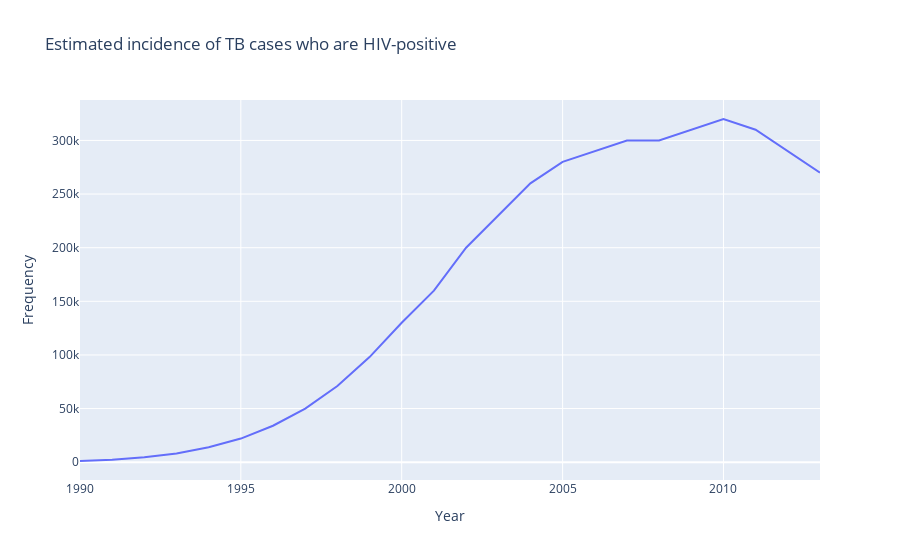

Notebook code cell kept with this figure:
### Markdown cell above
## Explore Kolom `tb_hiv_positive`

### Code cell
sample_country = df.loc[(df.country == 'South Africa')]
fig = px.line(sample_country, x='year', y='tb_hiv_positive',
             labels={
                 'year':'Year',
                 'tb_hiv_positive':'Frequency'
             },
             title='Estimated incidence of TB cases who are HIV-positive')
fig.show()

### Figure 1 — Plotly figure (JSON) as saved in the notebook; plotly's stock layout.template omitted (floating-point values rounded to 4 significant figures)
{"data": [{"hovertemplate": "Year=%{x}<br>Frequency=%{y}<extra></extra>", "legendgroup": "", "line": {"color": "#636efa", "dash": "solid"}, "marker": {"symbol": "circle"}, "mode": "lines", "name": "", "orientation": "v", "showlegend": false, "type": "scatter", "x": ["1990-01-01T00:00:00", "1991-01-01T00:00:00", "1992-01-01T00:00:00", "1993-01-01T00:00:00", "1994-01-01T00:00:00", "1995-01-01T00:00:00", "1996-01-01T00:00:00", "1997-01-01T00:00:00", "1998-01-01T00:00:00", "1999-01-01T00:00:00", "2000-01-01T00:00:00", "2001-01-01T00:00:00", "2002-01-01T00:00:00", "2003-01-01T00:00:00", "2004-01-01T00:00:00", "2005-01-01T00:00:00", "2006-01-01T00:00:00", "2007-01-01T00:00:00", "2008-01-01T00:00:00", "2009-01-01T00:00:00", "2010-01-01T00:00:00", "2011-01-01T00:00:00", "2012-01-01T00:00:00", "2013-01-01T00:00:00"], "xaxis": "x", "y": [1100, 2300, 4600, 8200, 14000, 22000, 34000, 50000, 71000, 98000, 130000, 160000, 200000, 230000, 260000, 280000, 290000, 300000, 300000, 310000, 320000, 310000, 290000, 270000], "yaxis": "y"}], "layout": {"autosize": true, "legend": {"tracegroupgap": 0}, "title": {"text": "Estimated incidence of TB cases who are HIV-positive"}, "xaxis": {"anchor": "y", "autorange": true, "domain": [0, 1], "range": ["1990-01-01", "2013-01-01"], "title": {"text": "Year"}, "type": "date"}, "yaxis": {"anchor": "x", "autorange": true, "domain": [0, 1], "range": [-16620.0, 337700.0], "title": {"text": "Frequency"}, "type": "linear"}}}
